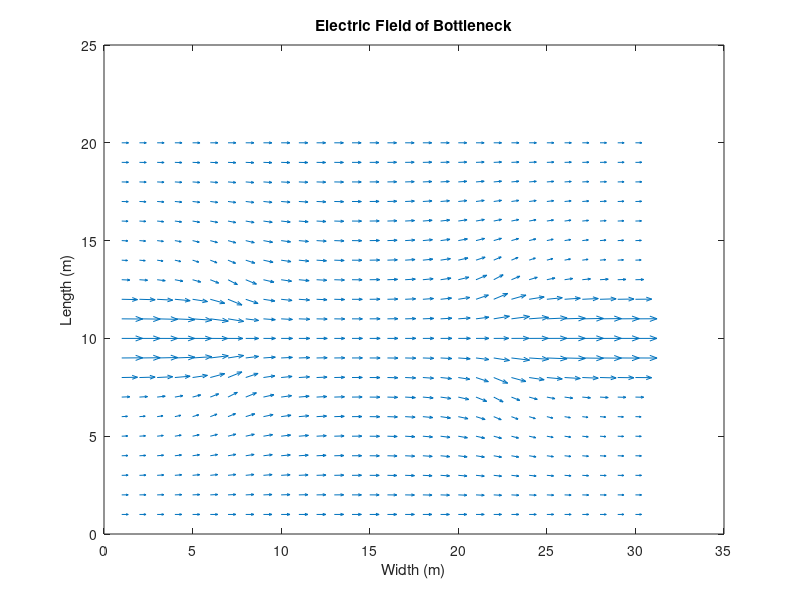
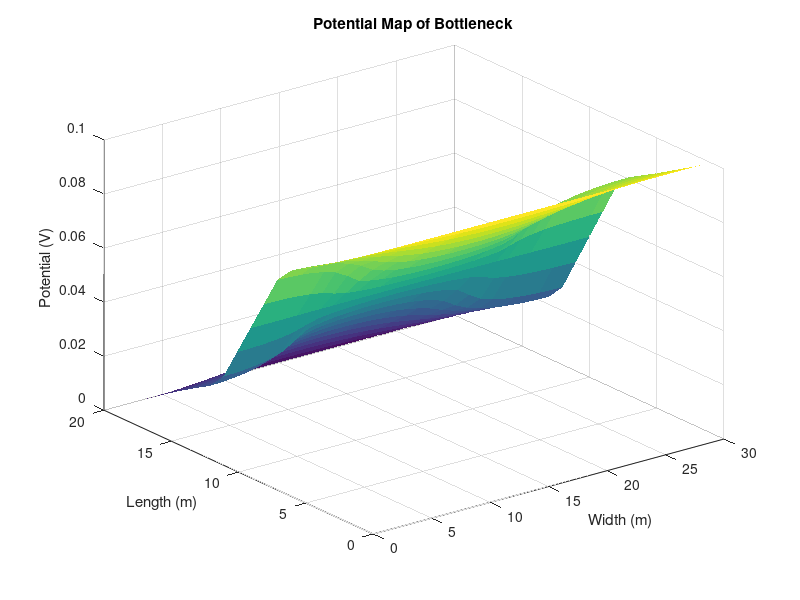

MATLAB code for these plots, in order: (Note: this script raises an error after producing the figures.)
%%%%%%%%%%%%%%%%%%%%%%%%%%%%%%%%%%%%%%%%%%%%%%%%%%%%%%%%%%%%%%%%%%%%%%%%%%%
%                        ELEC 4700 A - Winter 2022                        %
%                              Assignment 3                               %
%        Author: Julie-Anne Chaine             Student #: 101104568       %
%%%%%%%%%%%%%%%%%%%%%%%%%%%%%%%%%%%%%%%%%%%%%%%%%%%%%%%%%%%%%%%%%%%%%%%%%%%
clear all; 
ny = 30; nx = 20;
W = 20e-9; L = 30e-9;
G = sparse(nx*ny, nx*ny);
V = zeros(nx, ny);
F = zeros(nx*ny, 1);
vMap = zeros(nx,ny);
Vo = 1;

cMap = ones(nx, ny);
for i = 8:12
    for j = 1:7
        cMap(i,j) = 0.5;
    end
    for j = 22:30
        cMap(i,j) = 0.5;
    end
end

for i = 1:nx 
    for j = 1:ny
        nxm = j + (i-2)*ny;
        nxp = j + i*ny;
        nyp = j + 1 + (i-1)*ny;
        nym = j - 1 + (i-1)*ny;
        n = j + (i-1)*ny;
        if i == 1           % Left
            G(n, n) = cMap(i,j);
            F(n) = 0.1;
        elseif i == nx      % Right
            G(n, n) = cMap(i,j);
            F(n) = 0;
        elseif j == 1       % Bottom     
            G(n, nxm) = cMap(i-1,j);         
            G(n, nxp) = cMap(i+1,j);          
            G(n, nyp) = cMap(i,j+1); 
            G(n, n) = -(G(n, nxp)+G(n, nxm)+G(n, nyp));
        elseif j == ny      % Top
            G(n, nxm) = cMap(i-1,j);         
            G(n, nxp) = cMap(i+1,j);                   
            G(n, nym) = cMap(i,j-1); 
            G(n, n) = -(G(n, nxp)+G(n, nxm)+G(n, nym));
        else
            G(n, nxm) = cMap(i-1,j);         
            G(n, nxp) = cMap(i+1,j);          
            G(n, nyp) = cMap(i,j+1);         
            G(n, nym) = cMap(i,j-1);  
            G(n, n) = -(G(n, nxp)+G(n, nxm)+G(n, nym)+G(n, nyp));
        end
    end
end
V = G\F;

for i = 1:nx
    for j = 1:ny
        n = j + (i-1)*ny;
        vMap(i,j) = V(n);
    end
end
[Ey,Ex] = gradient(vMap);
Ex = -Ex*nx/W;
Ey = -Ey*ny/L;
quiver(Ex,Ey)
title('Electric Field of Bottleneck')
xlabel('Width (m)')
ylabel('Length (m)')
figure 
surf(vMap,'linestyle','none')
title('Potential Map of Bottleneck')
xlabel('Width (m)')
ylabel('Length (m)')
zlabel('Potential (V)')

% Constants:
mo = 9.1093837015e-31;              % Electron rest mass in kg
mn = 0.26*mo;                       % Effective mass of electrons
k = 1.38e-23;                       % Boltzmann's constant 
W = 200e-9;                         % Nominal region width in m
L = 100e-9;                         % Nominal region length in m
tau_mn = 0.2e-12;                   % Mean time between collisions
q = 1.602e-19;                      % Electron charge

%Variables
T = 300;                            % Room temperature in K
elecpop = 1000;                     % Number of particles to simulate
dt = 1e-14;                         % Time step in s
x = zeros(elecpop,1);               % Electron y positions
y = zeros(elecpop,1);               % Electron x positions
oldx = zeros(elecpop,1);            % Previous electron x position
oldy = zeros(elecpop,1);            % Previous electron y position
Vth = sqrt(2*k*T/mn);               % Thermal velocity in m/s 
mfp = Vth*tau_mn;                   % Mean free path in m
samplepop = 10;                     % # of particles to plot
samp = randi(elecpop,samplepop,1);  % Random particles to observe
iter = 1000;                         % # of iterations 
Pscatter = 1 - exp(-dt/tau_mn);     % Scattering probability
ax = zeros(elecpop,1);
ay = zeros(elecpop,1);
concentration = 10e15;

% Initializing positions and velocities 
x(:,1) = rand(elecpop,1)*W;
y(:,1) = rand(elecpop,1)*L;
vx = Vth*randn(elecpop,1)/sqrt(2);
vy = Vth*randn(elecpop,1)/sqrt(2); 
    for z = 1:elecpop   % Generating points on the left side
       x(z,1) = 0.2e-7 + (0.8e-7 - 0.2e-7)*rand();
    end
    for z = elecpop/2+1:elecpop     % Generating points on the right
       x(z,1) = 1.2e-7 + (2e-7 - 1.2e-7)*rand();        
    end
    
%Boxes
Boxes = {};
Boxes{1}.X = [0.8e-7, 0.4e-7];
Boxes{1}.Y = [0e-7, 0.4e-7];
Boxes{2}.X = [0.8e-7, 0.4e-7];
Boxes{2}.Y = [0.6e-7, 1e-7];    

    for j = 1:iter 
        
        Ybin = discretize(y,ny);
        Xbin = discretize(x,nx);
        for b = 1:elecpop
            Ex_particle = Ex(Xbin(b), Ybin(b));
            Ey_particle = Ey(Xbin(b), Ybin(b));
            Fx = Ex_particle*q;
            ax(b) = Fx/mn;
            Fy = Ey_particle*q;
            ay(b) = Fy/mn;
        end
        %Creating box reflection
        vx(oldx>=1.2e-7 & x<=1.2e-7 & (y>0.6e-7 | y<0.4e-7)) = -vx(oldx>=1.2e-7 & x<=1.2e-7 & (y>0.6e-7 | y<0.4e-7));
        vx(oldx<=0.8e-7 & x>=0.8e-7 & (y>0.6e-7 | y<0.4e-7)) = -vx(oldx<=0.8e-7 & x>=0.8e-7 & (y>0.6e-7 | y<0.4e-7));        
        vy(x>=0.8e-7 & x<=1.2e-7 & oldy>=0.4e-7 & y<=0.4e-7) = -vy(x>=0.8e-7 & x<=1.2e-7 & oldy>=0.4e-7 & y<=0.4e-7);
        vy(x>=0.8e-7 & x<=1.2e-7 & oldy<=0.6e-7 & y>=0.6e-7) = -vy(x>=0.8e-7 & x<=1.2e-7 & oldy<=0.6e-7 & y>=0.6e-7);
        
        oldx = x;
        oldy = y;  
        
        PartScatter = Pscatter > rand(elecpop,1);
        vx(PartScatter) = Vth*randn(sum(PartScatter),1)/sqrt(2);
        vy(PartScatter) = Vth*randn(sum(PartScatter),1)/sqrt(2); 
         
        x = oldx + vx*dt + 1/2*ax*dt^2;       % Previous x position + delta L + acc
        y = oldy + vy*dt + 1/2*ay*dt^2;       % Previous y position + delta L + acc       
        vx = vx + ax*dt;
        vy = vy + ay*dt;
        oldx(x<0) = W;          % Making the particles on the left boundary, appear on the right
        oldx(x>W) = 0;          % Making the particles on the right boundary, appear on the left
        x(x<0) = x(x<0) + W;    % All points passed the left get pushed to the other side
        x(x>W) = x(x>W) - W;    % All points passed the right get pushed to the other side
        vy(y>L) = -vy(y>L);     % Particle Y direction gets flipped if it hits the top
        vy(y<0) = -vy(y<0);     % Particle Y direction gets flipped
        % If the particle enters the box:
        x(oldx>=1.2e-7 & x<=1.2e-7 & (y>0.6e-7 | y<0.4e-7)) = 1.2e-7;
        x(oldx<=0.8e-7 & x>=0.8e-7 & (y>0.6e-7 | y<0.4e-7)) = 0.8e-7;
        y(oldy>=0.4e-7 & y<=0.4e-7 & x<=1.2e-7 & x>0.8e-7) = 0.4e-7;
        y(oldy<=0.6e-7 & y>=0.6e-7 & x<=1.2e-7 & x>0.8e-7) = 0.6e-7;
        
        for m = 1:samplepop         % For plotting
            figure(1)
            plot([oldx(samp(m)), x(samp(m))],[oldy(samp(m)),y(samp(m))],'SeriesIndex',m)
            title('Sample Particles Trajectories')
            xlabel('W (m) or x position')
            ylabel('L (m) or y position')
            axis([0 200e-9 0 100e-9])
            hold on
        end
    end 
for a = 1:2
    figure(1)
    rectangle('Position',[Boxes{a}.X(1), Boxes{a}.Y(1), Boxes{a}.X(2), Boxes{a}.Y(2)])
    axis([0 W 0 L])
end  
